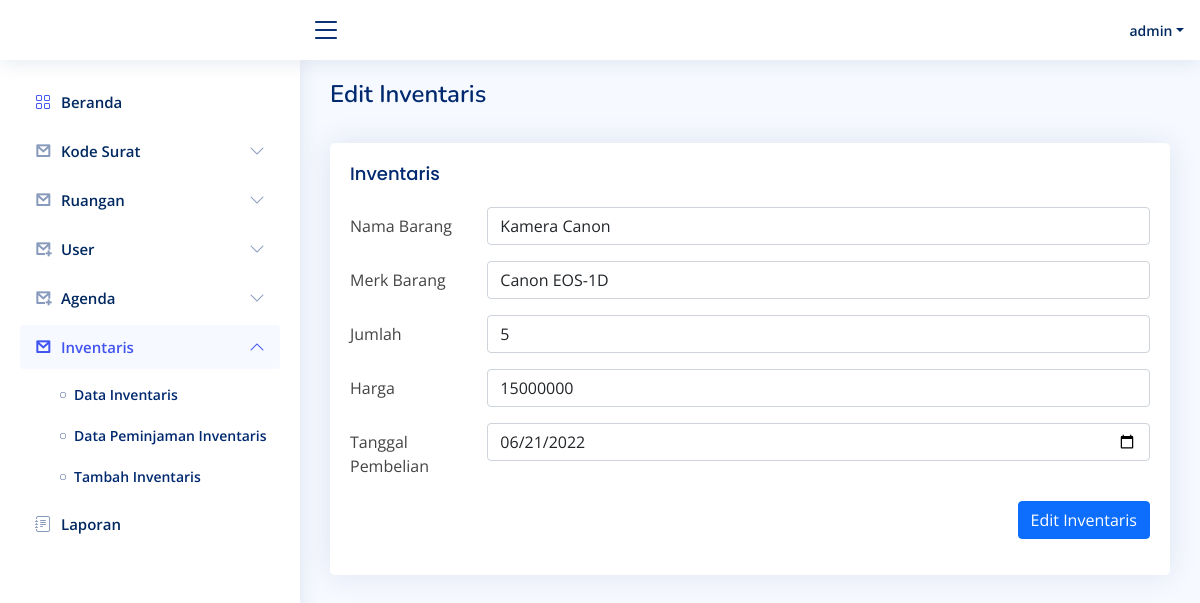
Page /index.php?page=inventaris&item=edit_inventaris&id_inventaris=2 (signed in) on the committed database.
### tables this page shows
CREATE TABLE `tabel_inventaris` (
    id_inventaris INT NOT NULL AUTO_INCREMENT,
    nama VARCHAR(255) NOT NULL,
    merk VARCHAR(255) NOT NULL,
    jumlah INT NOT NULL,
    harga BIGINT NOT NULL,
    tanggal_pembelian DATE NOT NULL,
    keterangan VARCHAR(255) NULL,
    PRIMARY KEY (id_inventaris)
);

### inventaris/halaman_edit_inventaris.php (the view, shortened to what this page needs)
<?php
if (isset($_GET['id_inventaris'])) {
    require_once "koneksi.php";
    $sql = "SELECT * FROM tabel_inventaris WHERE id_inventaris=" . $_GET['id_inventaris'];
    $result = $mysqli->query($sql);
    $row = $result->fetch_assoc();
} else
    echo "<script>" .
        "window.location.href='index.php?page=inventaris&item=tampil_inventaris';" .
        "</script>";
?>
<main id="main" class="main">
    <div class="pagetitle">
        <h1>Edit Inventaris</h1>
    </div>
    <br>
    <section class="section dashboard">
        <div class="card">
            <div class="card-body">
                <h5 class="card-title">Inventaris</h5>
                <form class="needs-validation" novalidate action="" method="POST">
                    <div class="row mb-3">
                        <label for="nama" class="col-sm-2 col-form-label">Nama Barang</label>
                        <div class="col-sm-10">
                            <input type="text" class="form-control" id="nama" value="<?= $row['nama']; ?>" name="nama" required>
                        </div>
                    </div>
                    <div class="row mb-3">
                        <label for="merk" class="col-sm-2 col-form-label">Merk Barang</label>
                        <div class="col-sm-10">
                            <input type="text" class="form-control" id="merk" value="<?= $row['merk']; ?>" name="merk" required>
                        </div>
                    </div>
                    <div class="row mb-3">
                        <label for="jumlah" class="col-sm-2 col-form-label">Jumlah</label>
                        <div class="col-sm-10">
                            <input type="number" class="form-control" id="jumlah" value="<?= $row['jumlah']; ?>" name="jumlah" required>
                        </div>
                    </div>
                    <div class="row mb-3">
                        <label for="harga" class="col-sm-2 col-form-label">Harga</label>
                        <div class="col-sm-10">
                            <input type="number" class="form-control" id="harga" value="<?= $row['harga']; ?>" name="harga" required>
                        </div>
                    </div>
                    <div class="row mb-3">
                        <label for="tanggal_pembelian" class="col-sm-2 col-form-label">Tanggal Pembelian</label>
                        <div class="col-sm-10">
                            <input type="date" class="form-control" id="tanggal_pembelian" value="<?= $row['tanggal_pembelian']; ?>" name="tanggal_pembelian" required>
                        </div>
                    </div>
                    <div class="row mb-3">
                        <div class="col-sm-12 justify-content-end d-flex">
                            <button type="submit" name="submit" class="btn btn-primary">Edit Inventaris</button>
                        </div>
                    </div>
                </form>
            </div>
        </div>
    </section>
</main>

### assets/css/style.css (style rules this page uses)
:root { scroll-behavior: smooth; }
body { font-family: "Open Sans", sans-serif; background: #f6f9ff; color: #444444; }
h1, h2, h3, h4, h5, h6 { font-family: "Nunito", sans-serif; }
#main { margin-top: 60px; padding: 20px 30px; transition: all 0.3s; }
.pagetitle { margin-bottom: 10px; }
.pagetitle h1 { font-size: 24px; margin-bottom: 0; font-weight: 600; color: #012970; }
.card { margin-bottom: 30px; border: none; border-radius: 5px; box-shadow: 0px 0 30px rgba(1, 41, 112, 0.1); overflow: hidden; }
.card-title { padding: 20px 0 15px 0; font-size: 18px; font-weight: 500; color: #012970; font-family: "Poppins", sans-serif; }
.card-body { padding: 0 20px 20px 20px; }
@media (min-width: 1200px) { #main, #footer { margin-left: 300px; } }

### rows in the picture
tabel_inventaris: nama "Kamera Canon", merk "Canon EOS-1D", jumlah "5", harga "15000000", tanggal_pembelian "06/21/2022"

### other values in the picture
$_SESSION['nama_user'] "admin"
